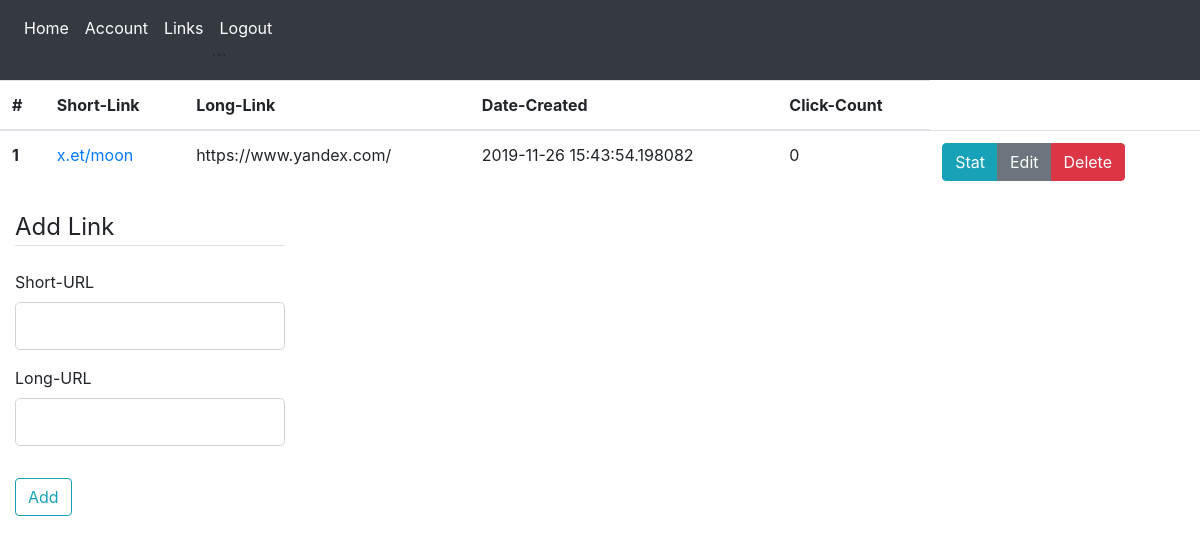
The app's page /links (signed in) with its own data.
### short/models.py (models this page shows, shortened)
class Link(db.Model):
    id = db.Column(db.Integer, primary_key=True)
    short_link = db.Column(db.String(100), unique=True, nullable=False)
    long_link = db.Column(db.String(100), nullable=False)
    count = db.Column(db.Integer, nullable=False, default=0)
    date_created = db.Column(db.DateTime, nullable=False, default=datetime.utcnow)
    date_destroyed = db.Column(db.DateTime, nullable=True)
    user_id = db.Column(db.Integer, db.ForeignKey('user.id'), nullable=False)
    clicks = db.relationship('Click',backref='stat',lazy=True)

### short/routes.py (the view)
@app.route('/links',methods=["GET","POST"])
@login_required
def links():
    form = AddLinkForm()
    if form.validate_on_submit():
        link = Link(short_link=form.short_link.data, long_link=form.long_link.data,user_id=current_user.id)
        db.session.add(link)
        db.session.commit()
        flash("Link created successfully!",'success')
        return redirect(url_for('links',user=current_user,title='Links',form=form))
    return render_template('links.html',user=current_user,title='Links',form=form)

### short/forms.py
class AddLinkForm(FlaskForm):
    short_link = StringField("Short-URL",validators=[DataRequired(),Length(min=2,max=50)])
    long_link = StringField("Long-URL",validators=[DataRequired(),Length(min=2,max=200), URL()])
    submit = SubmitField('Add')

### short/models.py (called while the page is built)
@login_manager.user_loader
def load_user(user_id):
    return User.query.get(int(user_id))

### short/templates/links.html (shortened to what this page needs)
{% extends "layout.html" %}
        {% block content %}
        <table class="table table-hover">
          <thead>
            <tr>
              <th scope="col">#</th>
              <th scope="col">Short-Link</th>
              <th scope="col">Long-Link</th>
              <th scope="col">Date-Created</th>
              <th scope="col">Click-Count</th>
            </tr>
          </thead>
          <tbody>
              {% for link in user.links %}
            <tr>
              <th scope="row">{{ loop.index }}</th>
              <td><a href="#">{{ link.short_link }}</a></td>
              <td>{{ link.long_link }}</td>
              <td>{{ link.date_created }}</td>
              <td>{{ link.clicks|length }}</td>
              <td>
                  <div class="btn-group" role="group" aria-label="Basic example">
                      <a href="#" class="btn btn-info">Stat</a>
                      <a href="#" class="btn btn-secondary">Edit</a>
                      <a href="#" class="btn btn-danger">Delete</a>
                  </div>
              </td>
            </tr>
            {% endfor %}
          </tbody>
        </table>
<div class="content-section col-3">
    <form method="POST" action="">
        <fieldset class="form-group">
            <legend class="border-bottom mb-4">Add Link</legend>
            <div class="form-group">
                {{ form.short_link.label(class="form-control-label") }}
                {% if form.short_link.errors %}
                    {{ form.short_link(class="form-control form-control-lg is-invalid") }}
                    <div class="invalid-feedback">
                        {% for error in form.short_link.errors %}
                            <span>{{ error }}</span>
                        {% endfor %}
                    </div>
                {% else %}
                    {{ form.short_link(class="form-control form-control-lg") }}
                {% endif %}
            </div>
            <div class="form-group">
                {{ form.long_link.label(class="form-control-label") }}
                {% if form.long_link.errors %}
                    {{ form.long_link(class="form-control form-control-lg is-invalid") }}
                    <div class="invalid-feedback">
                        {% for error in form.long_link.errors %}
                            <span>{{ error }}</span>
                        {% endfor %}
                    </div>
                {% else %}
                    {{ form.long_link(class="form-control form-control-lg") }}
                {% endif %}
            </div>
        </fieldset>
        <div class="form-group">
            {{ form.submit(class="btn btn-outline-info") }}
        </div>
    </form>
</div>
      {% endblock content %}

### records on screen
Link: short_link "x.et/moon", long_link "https://www.yandex.com/", date_created "2019-11-26 15:43:54.198082", clicks|length "0"
